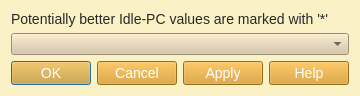
<?xml version="1.0" encoding="UTF-8"?>
<ui version="4.0">
 <class>IdlePCDialog</class>
 <widget class="QDialog" name="IdlePCDialog">
  <property name="geometry">
   <rect>
    <x>0</x>
    <y>0</y>
    <width>376</width>
    <height>112</height>
   </rect>
  </property>
  <property name="windowTitle">
   <string>Idle-PC values</string>
  </property>
  <property name="styleSheet">
   <string notr="true">QWidget{
	background-color: #fbf1c7;
}
QMenuBar::item{
	background-color: #fbf1c7;
}
QDockWidget::title{
	background: #d5c4a1;
	padding-left: 5px;
}
QDockWidget, QMenuBar{
    color: #282828;
    font: bold 14px;
}
QTextEdit, QPlainTextEdit, QLineEdit, QSpinBox, QComboBox {
  background-color: #d5c4a1;
  color: #282828;
}
QTextEdit#uiConsoleTextEdit {
  background-color: #fbf1c7;
  color: #282828;
  font: 13px;
}
QTabWidget {
	font: 14px;
	border-top: 2px;
}
QTabBar::tab {
    background: #d5c4a1;
    color: #282828;
    min-width: 8ex;
    padding: 2px;
	border-top-right-radius: 6px;
	border-top-left-radius: 6px;
}
QTabBar::tab:selected {
    background: #458588;
	color: #FFFFFF;
}
QGroupBox {
    color: #076678;
    font: 14px;
    padding: 15px;
    border-style: none;
}
QMainWindow::separator {
	background: #d5c4a1;
	width: 1px;
	height: 1px;
}
QComboBox {
	selection-background-color: #458588;
	selection-color: #FFFFFF;
}

QToolBar{
	background: #d5c4a1;
	border: 0px;
}
QPushButton {
	background-color: #d79921;
    color: #FFFFFF;
	font: 14px;
}
QToolButton {
	background-color: #d79921;
    color: #FFFFFF;
	font: 14px;
}
QTreeWidget, QListWidget {
	background-color: #fbf1c7;
	color: #282828;
    alternate-background-color: #d5c4a1; 
	font: 14px;
}
QTreeWidget#uiTreeWidget {
	background-color: #d5c4a1;
	color: #282828;
	font: bold 16px;
}
QTreeWidget::item:selected, QTreeWidget::item:hover, QMenu::item:selected,QToolButton::hover,QPushButton::hover,QTabBar::tab:hover {
	background-color: #458588;
	color: #FFFFFF;
}
QMenu {
	background-color: #fbf1c7;
    color: #282828;
}
QLabel {
	color: #282828;
	font: 14px;
}
QLabel#uiTitleLabel {
	color: #282828;
	font: bold 16px;
}

QAbstractScrollArea::corner {
    background: #fbf1c7;
}
QScrollBar::handle:horizontal {
    background: #d5c4a1;
    min-width: 20px;
}
QScrollBar::handle:vertical {
    background: #d5c4a1;
    min-width: 20px;
}
QScrollBar:vertical {
    width: 6px;
}
QScrollBar:horizontal {
    height: 6px;
}
QScrollBar::up-arrow:vertical, QScrollBar::down-arrow:vertical, QScrollBar::down-arrow:horizontal, QScrollBar::up-arrow:horizontal { 
	border: 0px;
    height: 0px; 
    width: 0px; 
}
         
QScrollBar::add-page:horizontal, QScrollBar::sub-page:horizontal, QScrollBar::add-page:vertical, QScrollBar::sub-page:vertical {
  background: none
}
QStatusBar {
	background-color: #d5c4a1;
	color: #282828;
}

QRadioButton, QCheckBox {
  color: #282828;
}
QRadioButton::disabled, QCheckBox::disabled {
  color: gray;
}


</string>
  </property>
  <property name="modal">
   <bool>true</bool>
  </property>
  <layout class="QGridLayout" name="gridLayout">
   <property name="sizeConstraint">
    <enum>QLayout::SetFixedSize</enum>
   </property>
   <item row="0" column="0">
    <widget class="QLabel" name="uiLabel">
     <property name="text">
      <string>Potentially better Idle-PC values are marked with '*'</string>
     </property>
    </widget>
   </item>
   <item row="1" column="0">
    <widget class="QComboBox" name="uiComboBox"/>
   </item>
   <item row="2" column="0">
    <widget class="QDialogButtonBox" name="uiButtonBox">
     <property name="orientation">
      <enum>Qt::Horizontal</enum>
     </property>
     <property name="standardButtons">
      <set>QDialogButtonBox::Apply|QDialogButtonBox::Cancel|QDialogButtonBox::Help|QDialogButtonBox::Ok</set>
     </property>
    </widget>
   </item>
  </layout>
 </widget>
 <resources/>
 <connections>
  <connection>
   <sender>uiButtonBox</sender>
   <signal>accepted()</signal>
   <receiver>IdlePCDialog</receiver>
   <slot>accept()</slot>
   <hints>
    <hint type="sourcelabel">
     <x>248</x>
     <y>254</y>
    </hint>
    <hint type="destinationlabel">
     <x>157</x>
     <y>274</y>
    </hint>
   </hints>
  </connection>
  <connection>
   <sender>uiButtonBox</sender>
   <signal>rejected()</signal>
   <receiver>IdlePCDialog</receiver>
   <slot>reject()</slot>
   <hints>
    <hint type="sourcelabel">
     <x>316</x>
     <y>260</y>
    </hint>
    <hint type="destinationlabel">
     <x>286</x>
     <y>274</y>
    </hint>
   </hints>
  </connection>
 </connections>
</ui>
